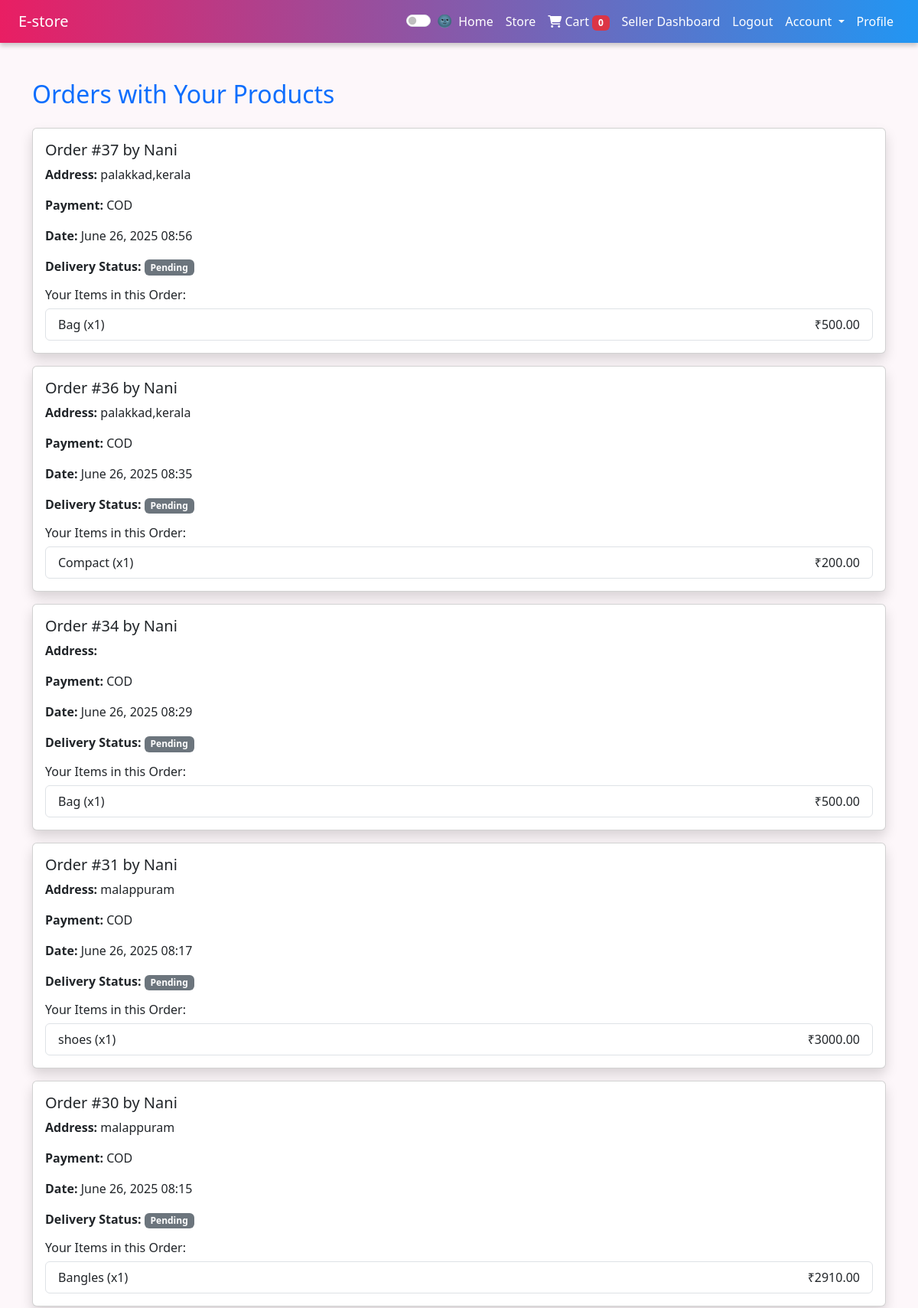
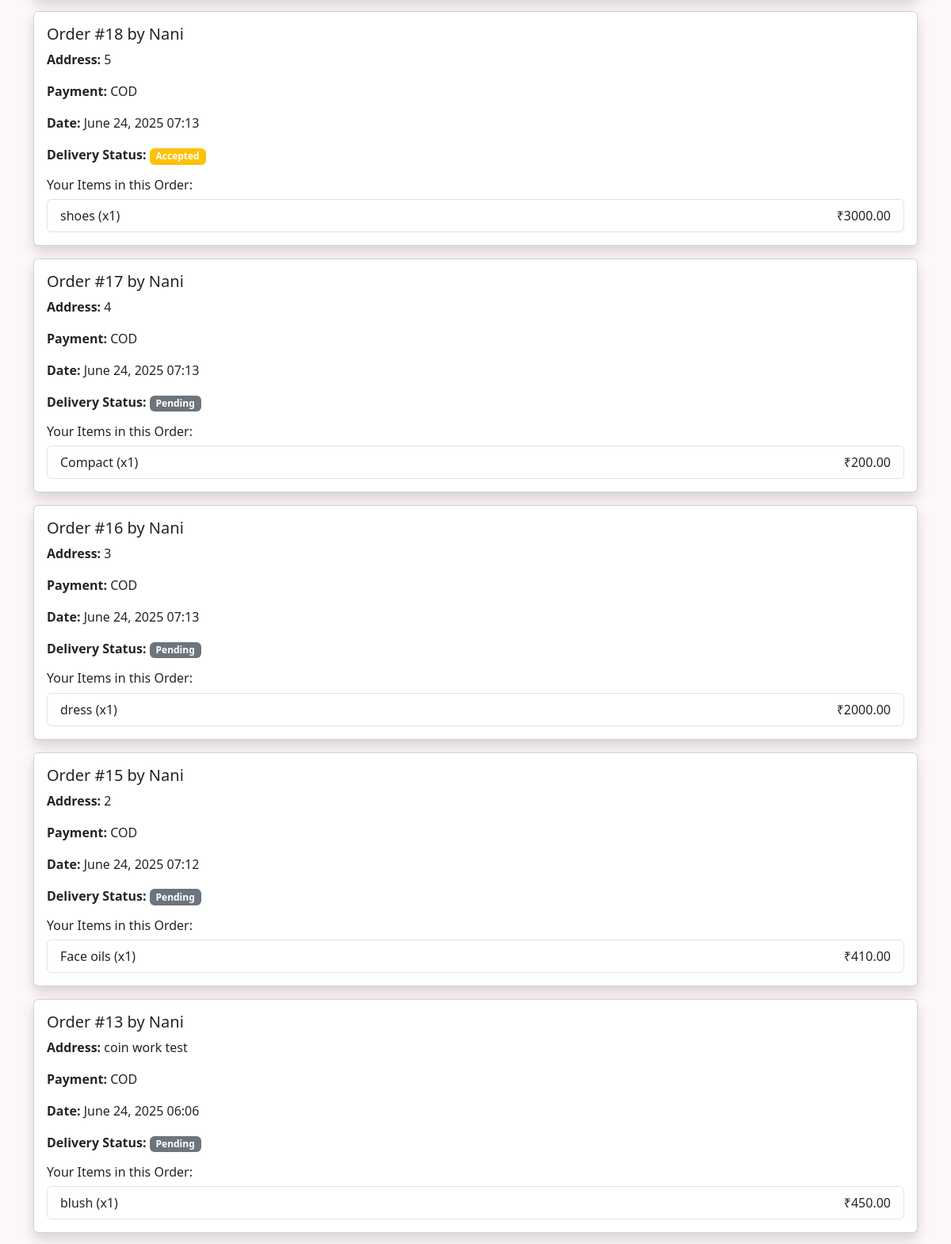
The app's page /seller/orders/ (signed in, upper part) with its own data (2 pictures, top to bottom).
### store/models.py (models this page shows, shortened)
class Order(models.Model):
    user = models.ForeignKey(User, on_delete=models.CASCADE)
    address = models.TextField()
    payment_mode = models.CharField(max_length=20)
    order_date = models.DateTimeField(auto_now_add=True)
    delivery_boy = models.ForeignKey('DeliveryBoy', null=True, blank=True, on_delete=models.SET_NULL)
    delivery_status = models.CharField(max_length=20, choices=[
        ('pending', 'Pending'),
        ('accepted', 'Accepted'),
        ('completed', 'Completed'),
    ], default='pending')

class OrderItem(models.Model):
    order = models.ForeignKey(Order, on_delete=models.CASCADE, related_name='items')
    product = models.ForeignKey(Product, on_delete=models.CASCADE)
    quantity = models.PositiveIntegerField()
    price = models.DecimalField(max_digits=10, decimal_places=2)
    def get_total(self):
        return self.quantity * self.price

class Product(models.Model):
    seller = models.ForeignKey(User, on_delete=models.CASCADE)
    name = models.CharField(max_length=100)
    description = models.TextField()
    price = models.FloatField()
    quantity = models.PositiveIntegerField()
    image = models.ImageField(upload_to='product_images/', blank=True, null=True)
    category = models.CharField(max_length=50, choices=CATEGORY_CHOICES, default='dress')
    discount = models.PositiveIntegerField(blank=True, null=True, help_text="Enter discount percentage (e.g., 10 for 10%)")

### store/views.py (the view)
# urls.py: path('seller/orders/', views.seller_orders_view, name='seller_orders'),
@login_required
def seller_orders_view(request):
    if not hasattr(request.user, 'userprofile') or not request.user.userprofile.is_seller:
        return HttpResponseForbidden("You are not authorized to access this page.")
    orders = Order.objects.filter(items__product__seller=request.user).distinct().order_by('-order_date')
    return render(request, 'seller_orders.html', {'orders': orders})

### store/context_processors.py (called while the page is built)
def cart_count(request):
    if request.user.is_authenticated:
        count = CartItem.objects.filter(user=request.user).count()
    else:
        count = 0
    return {'cart_count': count}

### templates/seller_orders.html
{% extends 'base.html' %}
{% block content %}
<div class="container mt-5">
  <h2 class="text-primary mb-4">Orders with Your Products</h2>
  {% for order in orders %}
    <div class="card mb-3 shadow">
      <div class="card-body">
        <h5 class="card-title">Order #{{ order.id }} by {{ order.user.username }}</h5>
        <p><strong>Address:</strong> {{ order.address }}</p>
        <p><strong>Payment:</strong> {{ order.payment_mode }}</p>
        <p><strong>Date:</strong> {{ order.order_date|date:"F d, Y H:i" }}</p>
        <p><strong>Delivery Status:</strong>
          <span class="badge
            {% if order.delivery_status == 'completed' %}bg-success
            {% elif order.delivery_status == 'accepted' %}bg-warning
            {% else %}bg-secondary{% endif %}">
            {{ order.get_delivery_status_display }}
          </span>
        </p>
        <h6 class="mt-3">Your Items in this Order:</h6>
        <ul class="list-group">
          {% for item in order.items.all %}
            {% if item.product.seller == request.user %}
              <li class="list-group-item d-flex justify-content-between align-items-center">
                {{ item.product.name }} (x{{ item.quantity }})
                <span>₹{{ item.get_total }}</span>
              </li>
            {% endif %}
          {% endfor %}
        </ul>
      </div>
    </div>
  {% empty %}
    <div class="alert alert-info">No orders found that include your products.</div>
  {% endfor %}
</div>
{% endblock %}

### templates/base.html (style rules this page uses)
body { font-family: "Segoe UI", Tahoma, Geneva, Verdana, sans-serif; background-color: #fdf7fa; }

### records on screen
Order: id "37", user.username "Nani", address "palakkad,kerala", payment_mode "COD", order_date "June 26, 2025 08:56", delivery_status "Pending"
OrderItem: product.name "Bag", quantity "1", get_total "500.00"
Order: id "36", user.username "Nani", address "palakkad,kerala", payment_mode "COD", order_date "June 26, 2025 08:35", delivery_status "Pending"
OrderItem: product.name "Compact", quantity "1", get_total "200.00"
Order: id "34", user.username "Nani", payment_mode "COD", order_date "June 26, 2025 08:29", delivery_status "Pending"
OrderItem: product.name "Bag", quantity "1", get_total "500.00"
Order: id "31", user.username "Nani", address "malappuram", payment_mode "COD", order_date "June 26, 2025 08:17", delivery_status "Pending"
OrderItem: product.name "shoes", quantity "1", get_total "3000.00"
Order: id "30", user.username "Nani", address "malappuram", payment_mode "COD", order_date "June 26, 2025 08:15", delivery_status "Pending"
OrderItem: product.name "Bangles", quantity "1", get_total "2910.00"
Order: id "18", user.username "Nani", address "5", payment_mode "COD", order_date "June 24, 2025 07:13", delivery_status "Accepted"
OrderItem: product.name "shoes", quantity "1", get_total "3000.00"
Order: id "17", user.username "Nani", address "4", payment_mode "COD", order_date "June 24, 2025 07:13", delivery_status "Pending"
OrderItem: product.name "Compact", quantity "1", get_total "200.00"
Order: id "16", user.username "Nani", address "3", payment_mode "COD", order_date "June 24, 2025 07:13", delivery_status "Pending"
OrderItem: product.name "dress", quantity "1", get_total "2000.00"
Order: id "15", user.username "Nani", address "2", payment_mode "COD", order_date "June 24, 2025 07:12", delivery_status "Pending"
OrderItem: product.name "Face oils", quantity "1", get_total "410.00"
Order: id "13", user.username "Nani", address "coin work test", payment_mode "COD", order_date "June 24, 2025 06:06", delivery_status "Pending"
OrderItem: product.name "blush", quantity "1", get_total "450.00"

### other values on screen
{{ cart_count }} "0"
